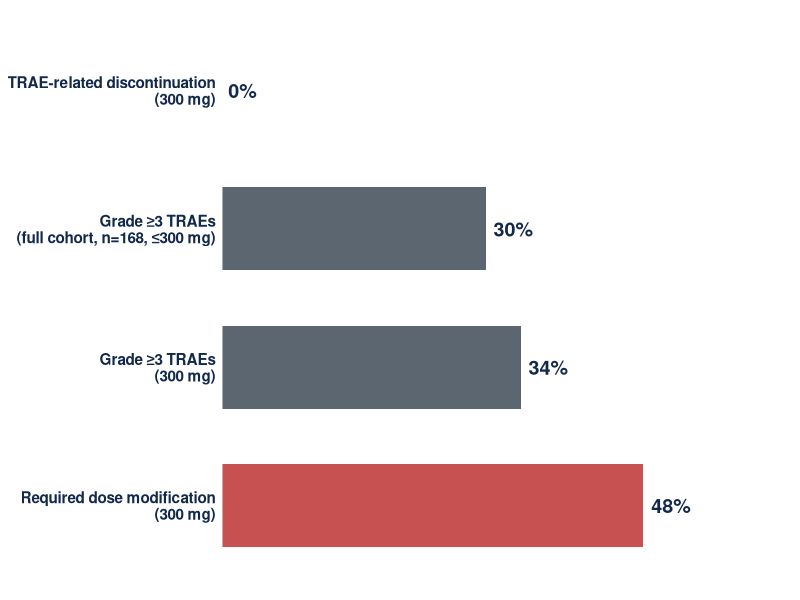
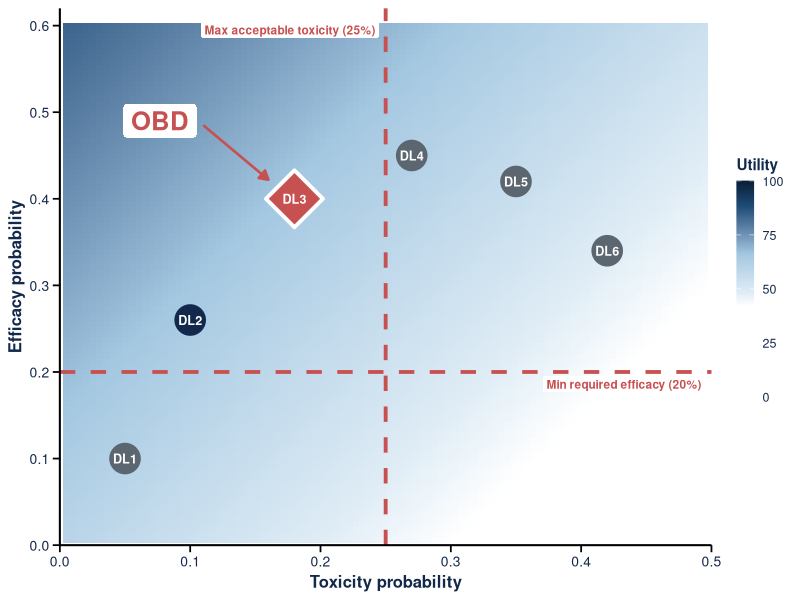
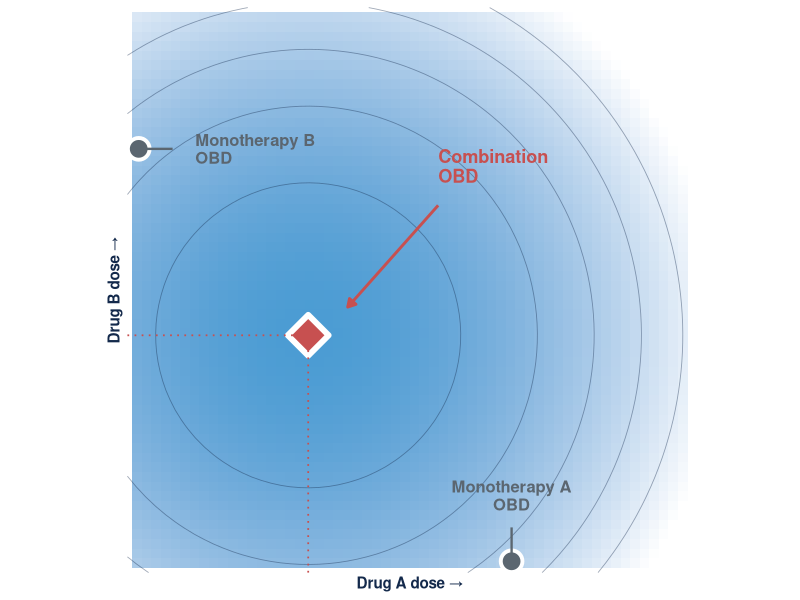
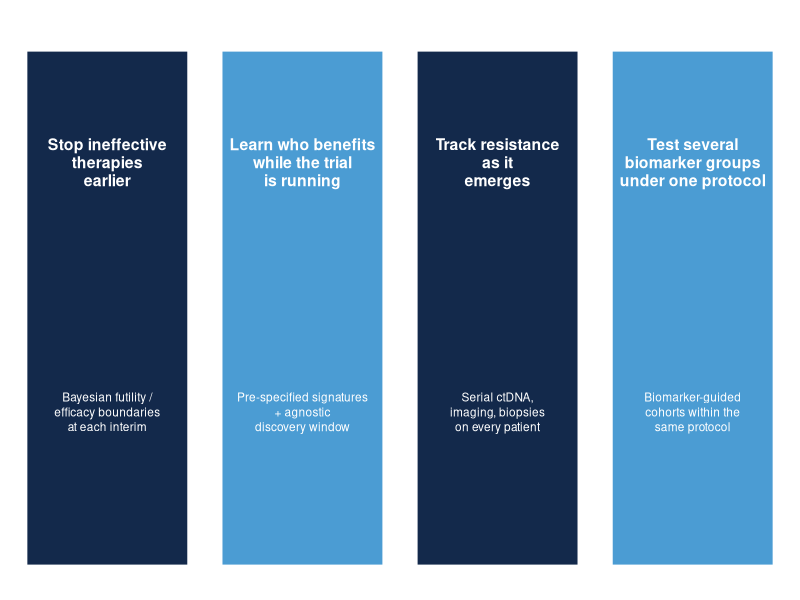
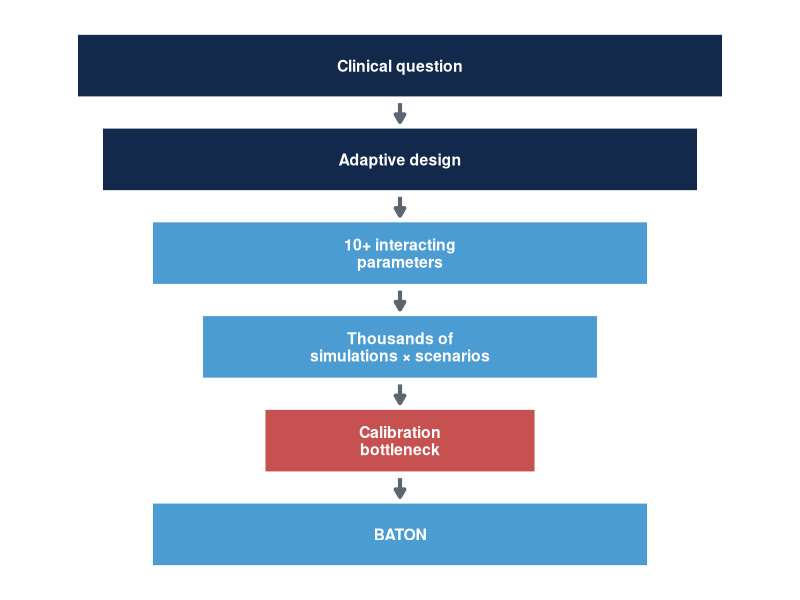
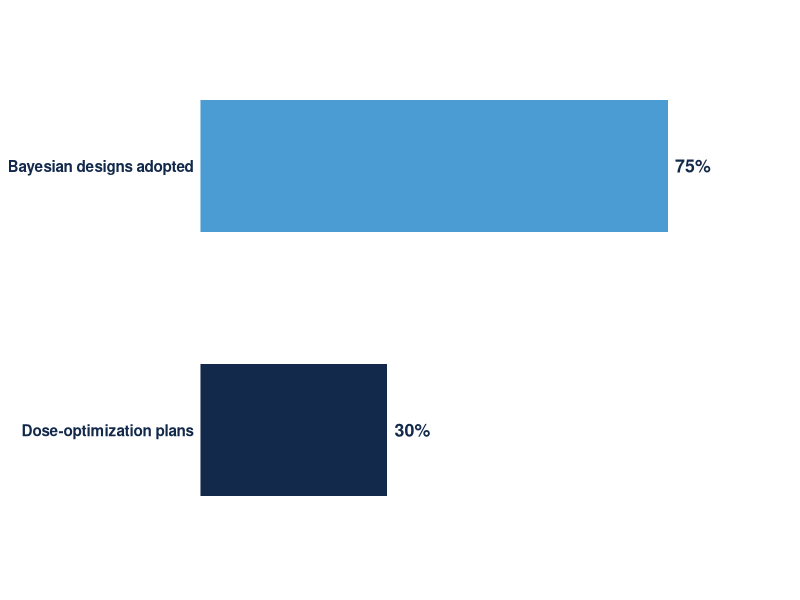
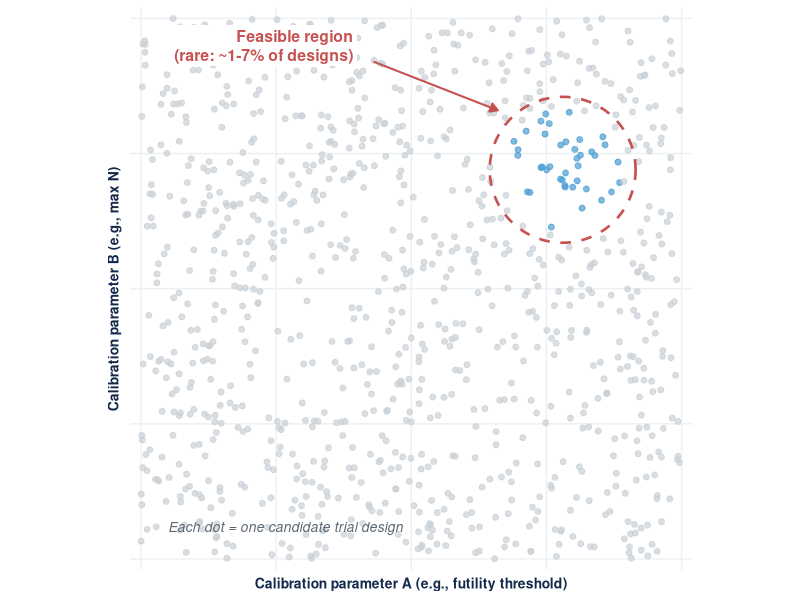
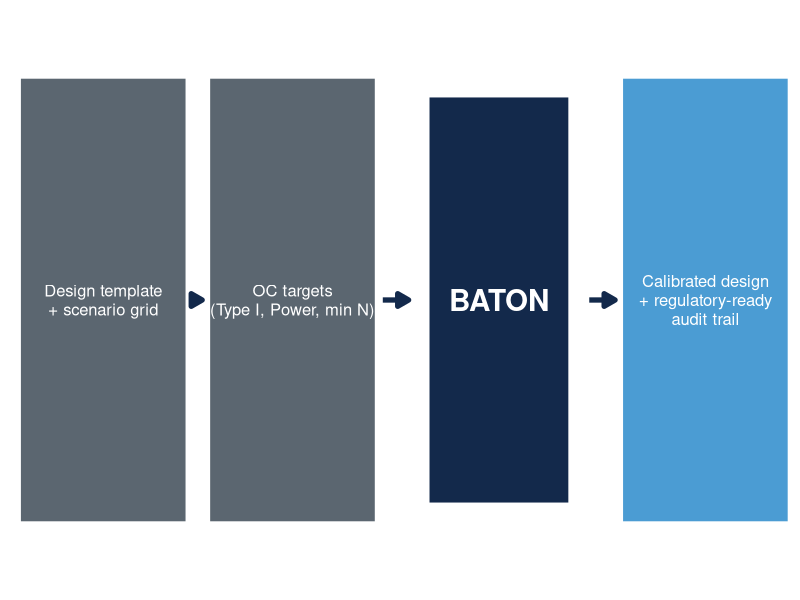

Recreate these plots in R, in order.
## ---- chunk 1
#| label: setup
#| include: false
library(ggplot2)
library(gridExtra)
set.seed(2025)
## ---- chunk 2
#| fig.height: 3.0
#| fig.width: 9
#| fig.align: center
#| fig.alt: "Horizontal bar chart of daraxonrasib monotherapy tolerability (RMC-6236-001 PDAC cohort): 0% TRAE-related discontinuation at 300 mg; 30% Grade ≥3 TRAEs in the full cohort (n=168, doses ≤300 mg); 34% Grade ≥3 TRAEs at 300 mg; 48% required dose modification at 300 mg."
library(ggplot2)
toxdata <- data.frame(
  metric = factor(c("TRAE-related discontinuation\n(300 mg)",
                    "Grade ≥3 TRAEs\n(full cohort, n=168, ≤300 mg)",
                    "Grade ≥3 TRAEs\n(300 mg)",
                    "Required dose modification\n(300 mg)"),
                  levels = c("Required dose modification\n(300 mg)",
                             "Grade ≥3 TRAEs\n(300 mg)",
                             "Grade ≥3 TRAEs\n(full cohort, n=168, ≤300 mg)",
                             "TRAE-related discontinuation\n(300 mg)")),
  pct = c(0, 30, 34, 48),
  fill = c("#4B9CD3", "#5B6670", "#5B6670", "#C75050")
)
ggplot(toxdata, aes(x = metric, y = pct, fill = fill)) +
  geom_col(width = 0.6) +
  geom_text(aes(label = paste0(pct, "%")),
            hjust = -0.2, size = 5, fontface = "bold", color = "#13294B") +
  scale_fill_identity() +
  scale_y_continuous(limits = c(0, 65), expand = c(0, 0)) +
  coord_flip() +
  labs(x = NULL, y = NULL) +
  theme_minimal(base_size = 11) +
  theme(panel.grid = element_blank(),
        axis.text.x = element_blank(),
        axis.ticks = element_blank(),
        axis.text.y = element_text(face = "bold", color = "#13294B", size = 11))
## ---- chunk 3
#| fig.height: 5.4
#| fig.width: 6.6
#| fig.align: center
#| fig.alt: "U-BOIN utility surface: toxicity probability (x-axis, 0-0.5) vs efficacy probability (y-axis, 0-0.6). Background heatmap shades utility across the plotted region from ~30 at the lower-right (high toxicity, low efficacy) to ~84 at the upper-left (low toxicity, high efficacy); the legend extends 0-100 to anchor the full elicited utility range. Red dashed lines mark admissibility cutoffs (max acceptable toxicity 25%, min required efficacy 20%). Six dose levels DL1-DL6 plotted as points; admissible doses are navy, inadmissible doses are gray, and the OBD (admissible dose with highest utility) is highlighted as a red diamond with an OBD label and leader arrow to the northwest."
library(ggplot2)

# Elicited utilities (per U-BOIN framework, Zhou 2019)
u_no_no   <- 60    # no response, no DLT
u_yes_no  <- 100   # response, no DLT  <- best
u_no_yes  <- 0     # no response, DLT  <- worst
u_yes_yes <- 40    # response, DLT

# Utility surface u(tox_prob, eff_prob) under outcome independence
util_fn <- function(tox, eff) {
  (1 - eff) * (1 - tox) * u_no_no +
  eff * (1 - tox) * u_yes_no +
  (1 - eff) * tox * u_no_yes +
  eff * tox * u_yes_yes
}

tox_seq <- seq(0, 0.5, length = 100)
eff_seq <- seq(0, 0.6, length = 100)
util_grid <- expand.grid(tox = tox_seq, eff = eff_seq)
util_grid$utility <- util_fn(util_grid$tox, util_grid$eff)

# Candidate dose levels
doses <- data.frame(
  dl  = c("DL1", "DL2", "DL3", "DL4", "DL5", "DL6"),
  tox = c(0.05, 0.10, 0.18, 0.27, 0.35, 0.42),
  eff = c(0.10, 0.26, 0.40, 0.45, 0.42, 0.34)
)
tox_max <- 0.25
eff_min <- 0.20
doses$admissible <- doses$tox <= tox_max & doses$eff >= eff_min
doses$utility    <- util_fn(doses$tox, doses$eff)
doses$is_obd     <- FALSE
if (any(doses$admissible)) {
  doses$is_obd[ which(doses$admissible)[which.max(doses$utility[doses$admissible])] ] <- TRUE
}

obd_x <- doses$tox[doses$is_obd]
obd_y <- doses$eff[doses$is_obd]

ggplot() +
  geom_tile(data = util_grid, aes(x = tox, y = eff, fill = utility)) +
  scale_fill_gradientn(
    colors  = c("#FFFFFF", "#FFFFFF", "#E0EDF6", "#A4C8E1", "#1F4E79", "#0A1F38"),
    values  = c(0.00, 0.42, 0.48, 0.66, 0.88, 1.00),
    name    = "Utility",
    limits  = c(0, 100), breaks = c(0, 25, 50, 75, 100)
  ) +
  # Admissibility lines
  geom_vline(xintercept = tox_max, color = "#C75050",
             linewidth = 1.3, linetype = "dashed") +
  geom_hline(yintercept = eff_min, color = "#C75050",
             linewidth = 1.3, linetype = "dashed") +
  annotate("label", x = tox_max - 0.005, y = 0.595,
           label = "Max acceptable toxicity (25%)",
           color = "#C75050", hjust = 1, fontface = "bold",
           size = 3.0, label.size = 0, fill = "#FFFFFF") +
  annotate("label", x = 0.495, y = eff_min - 0.005,
           label = "Min required efficacy (20%)",
           color = "#C75050", hjust = 1, vjust = 1, fontface = "bold",
           size = 3.0, label.size = 0, fill = "#FFFFFF") +
  # Non-OBD dose points
  geom_point(data = doses[!doses$is_obd, ],
             aes(x = tox, y = eff, color = admissible),
             shape = 19, size = 10) +
  scale_color_manual(values = c("TRUE" = "#13294B", "FALSE" = "#5B6670"),
                     guide = "none") +
  # OBD diamond
  geom_point(data = doses[doses$is_obd, ],
             aes(x = tox, y = eff),
             shape = 23, fill = "#C75050", color = "white",
             size = 14, stroke = 2) +
  # Dose-level labels inside each point
  geom_text(data = doses, aes(x = tox, y = eff, label = dl),
            color = "white", size = 3.2, fontface = "bold") +
  # OBD leader arrow + label, NW of DL3 (away from DL4)
  annotate("segment",
           x = obd_x - 0.07, y = obd_y + 0.085,
           xend = obd_x - 0.02, yend = obd_y + 0.022,
           color = "#C75050", linewidth = 0.9,
           arrow = arrow(length = unit(0.25, "cm"), type = "closed")) +
  annotate("label",
           x = obd_x - 0.075, y = obd_y + 0.090,
           label = "OBD", color = "#C75050",
           size = 6.5, fontface = "bold", hjust = 1,
           label.size = 0, fill = "#FFFFFF") +
  labs(x = "Toxicity probability",
       y = "Efficacy probability") +
  scale_x_continuous(limits = c(0, 0.5), expand = c(0, 0),
                     breaks = seq(0, 0.5, by = 0.1)) +
  scale_y_continuous(limits = c(0, 0.62), expand = c(0, 0),
                     breaks = seq(0, 0.6, by = 0.1)) +
  theme_minimal(base_size = 12) +
  theme(panel.grid = element_blank(),
        # Solid black axes + prominent tick marks
        axis.line = element_line(color = "#000000", linewidth = 0.7),
        axis.ticks = element_line(color = "#000000", linewidth = 0.6),
        axis.ticks.length = unit(0.18, "cm"),
        axis.title = element_text(face = "bold", color = "#13294B", size = 12),
        axis.text = element_text(color = "#13294B", size = 10),
        legend.position = "right",
        legend.title = element_text(face = "bold", color = "#13294B", size = 11),
        legend.text = element_text(color = "#13294B", size = 9),
        legend.key.height = unit(1.1, "cm"),
        legend.key.width = unit(0.45, "cm"))
## ---- chunk 4
#| fig.height: 4.4
#| fig.width: 5.6
#| fig.align: center
library(ggplot2)
n <- 60
grid <- expand.grid(A = seq(0, 1, length = n), B = seq(0, 1, length = n))
grid$eff <- pmax(0, 0.85 - 1.6 * ((grid$A - 0.32)^2 + (grid$B - 0.42)^2))
mono_A <- data.frame(A = 0.68, B = 0.02, lab = "Monotherapy A\nOBD")
mono_B <- data.frame(A = 0.02, B = 0.75, lab = "Monotherapy B\nOBD")
combo  <- data.frame(A = 0.32, B = 0.42, lab = "Combination\nOBD")

ggplot() +
  geom_tile(data = grid, aes(x = A, y = B, fill = eff)) +
  scale_fill_gradient(low = "#FFFFFF", high = "#4B9CD3", guide = "none") +
  geom_contour(data = grid, aes(x = A, y = B, z = eff),
               color = "#13294B", linewidth = 0.3, alpha = 0.4, bins = 6) +
  # mono A on x-axis
  geom_point(data = mono_A, aes(x = A, y = B), shape = 21, fill = "#5B6670",
             color = "white", size = 6, stroke = 2) +
  geom_segment(aes(x = 0.68, xend = 0.68, y = 0.08, yend = 0.02),
               arrow = arrow(length = unit(0.18, "cm"), type = "closed"),
               color = "#5B6670", linewidth = 0.8) +
  geom_text(data = mono_A, aes(x = A, y = B + 0.09, label = lab),
            color = "#5B6670", size = 4.2, hjust = 0.5, vjust = 0,
            fontface = "bold", lineheight = 0.9) +
  # mono B on y-axis
  geom_point(data = mono_B, aes(x = A, y = B), shape = 21, fill = "#5B6670",
             color = "white", size = 6, stroke = 2) +
  geom_segment(aes(x = 0.08, xend = 0.02, y = 0.75, yend = 0.75),
               arrow = arrow(length = unit(0.18, "cm"), type = "closed"),
               color = "#5B6670", linewidth = 0.8) +
  geom_text(data = mono_B, aes(x = A + 0.10, y = B, label = lab),
            color = "#5B6670", size = 4.2, hjust = 0, vjust = 0.5,
            fontface = "bold", lineheight = 0.9) +
  # combination optimum
  geom_point(data = combo, aes(x = A, y = B), shape = 23, fill = "#C75050",
             color = "white", size = 9, stroke = 3) +
  geom_segment(aes(x = 0.55, xend = 0.39, y = 0.65, yend = 0.47),
               arrow = arrow(length = unit(0.22, "cm"), type = "closed"),
               color = "#C75050", linewidth = 1) +
  geom_text(aes(x = 0.55, y = 0.69, label = "Combination\nOBD"),
            color = "#C75050", size = 4.6, hjust = 0, vjust = 0,
            fontface = "bold", lineheight = 0.9) +
  # dotted projections from combo optimum to axes
  geom_segment(aes(x = 0.32, xend = 0.32, y = 0, yend = 0.42),
               color = "#C75050", linetype = "dotted", linewidth = 0.6) +
  geom_segment(aes(x = 0, xend = 0.32, y = 0.42, yend = 0.42),
               color = "#C75050", linetype = "dotted", linewidth = 0.6) +
  labs(x = "Drug A dose →", y = "Drug B dose →") +
  scale_x_continuous(limits = c(0, 1), breaks = NULL, expand = c(0, 0)) +
  scale_y_continuous(limits = c(0, 1), breaks = NULL, expand = c(0, 0)) +
  coord_fixed(clip = "off") +
  theme_minimal(base_size = 11) +
  theme(panel.grid = element_blank(),
        axis.title.x = element_text(face = "bold", color = "#13294B", size = 11),
        axis.title.y = element_text(face = "bold", color = "#13294B", size = 11))
## ---- chunk 5
#| fig.height: 3.0
#| fig.width: 10
#| fig.align: center
library(ggplot2)
pillars <- data.frame(
  x = c(1, 2, 3, 4),
  y = rep(1, 4),
  header = c("Stop ineffective\ntherapies\nearlier",
             "Learn who benefits\nwhile the trial\nis running",
             "Track resistance\nas it\nemerges",
             "Test several\nbiomarker groups\nunder one protocol"),
  detail = c("Bayesian futility /\nefficacy boundaries\nat each interim",
             "Pre-specified signatures\n+ agnostic\ndiscovery window",
             "Serial ctDNA,\nimaging, biopsies\non every patient",
             "Biomarker-guided\ncohorts within the\nsame protocol"),
  fill = c("#13294B", "#4B9CD3", "#13294B", "#4B9CD3")
)
ggplot() +
  geom_tile(data = pillars, aes(x = x, y = y, fill = fill),
            width = 0.85, height = 1.6, color = "white", linewidth = 2) +
  scale_fill_identity() +
  geom_text(data = pillars, aes(x = x, y = y + 0.45, label = header),
            color = "white", size = 4.0, fontface = "bold", lineheight = 0.95) +
  geom_text(data = pillars, aes(x = x, y = y - 0.32, label = detail),
            color = "white", size = 3.0, lineheight = 1.05) +
  scale_x_continuous(limits = c(0.45, 4.55), expand = c(0, 0)) +
  scale_y_continuous(limits = c(0.1, 1.95), expand = c(0, 0)) +
  theme_void()
## ---- chunk 6
#| fig.height: 3.6
#| fig.width: 4.2
#| fig.align: center
library(ggplot2)
funnel <- data.frame(
  y = 6:1,
  x = rep(1, 6),
  label = c("Clinical question",
            "Adaptive design",
            "10+ interacting\nparameters",
            "Thousands of\nsimulations × scenarios",
            "Calibration\nbottleneck",
            "BATON"),
  fill = c("#13294B", "#13294B", "#4B9CD3", "#4B9CD3", "#C75050", "#4B9CD3"),
  width = c(2.6, 2.4, 2.0, 1.6, 1.1, 2.0)
)
ggplot() +
  geom_tile(data = funnel, aes(x = x, y = y, fill = fill, width = width),
            height = 0.72, color = "white", linewidth = 2) +
  scale_fill_identity() +
  geom_text(data = funnel, aes(x = x, y = y, label = label),
            color = "white", size = 4.0, fontface = "bold", lineheight = 0.92) +
  geom_segment(data = data.frame(x = 1, xend = 1, y = 6:2 - 0.4, yend = 5:1 + 0.4),
               aes(x = x, xend = xend, y = y, yend = yend),
               arrow = arrow(length = unit(0.22, "cm"), type = "closed"),
               color = "#5B6670", linewidth = 1.4) +
  scale_x_continuous(limits = c(-0.6, 2.6), expand = c(0, 0)) +
  scale_y_continuous(limits = c(0.3, 6.7), expand = c(0, 0)) +
  theme_void()
## ---- chunk 7
#| fig.height: 1.4
#| fig.width: 5.6
#| fig.align: center
library(ggplot2)
adopt <- data.frame(
  metric = factor(c("Bayesian designs adopted", "Dose-optimization plans"),
                  levels = c("Dose-optimization plans", "Bayesian designs adopted")),
  pct = c(75, 30),
  fill = c("#4B9CD3", "#13294B")
)
ggplot(adopt, aes(x = metric, y = pct, fill = fill)) +
  geom_col(width = 0.5) +
  geom_text(aes(label = paste0(pct, "%")),
            hjust = -0.2, size = 4.5, fontface = "bold", color = "#13294B") +
  scale_fill_identity() +
  scale_y_continuous(limits = c(0, 95), expand = c(0, 0)) +
  coord_flip() +
  labs(x = NULL, y = NULL) +
  theme_minimal(base_size = 11) +
  theme(panel.grid = element_blank(),
        axis.text.x = element_blank(),
        axis.ticks = element_blank(),
        axis.text.y = element_text(face = "bold", color = "#13294B", size = 11))
## ---- chunk 8
#| fig.height: 4.0
#| fig.width: 9
#| fig.align: center
#| fig.alt: "Scatter plot of about a thousand candidate trial designs across two calibration parameters. The vast majority are gray (failing one or more of the four operating-characteristic constraints). A small cluster near the upper-right is highlighted in blue, representing the rare designs that satisfy FDA compliance, minimize patients, stop bad early, and accelerate good simultaneously. A red label flags this region as the feasible region (about 1 to 7 percent of designs)."
library(ggplot2)
set.seed(42)
n <- 1000
df <- data.frame(
  x = runif(n, 0, 1),
  y = runif(n, 0, 1)
)
df$d2 <- (df$x - 0.78)^2 + (df$y - 0.72)^2
df$ok <- df$d2 < 0.012
df$cls <- ifelse(df$ok, "feasible", "infeasible")

ggplot(df, aes(x = x, y = y, color = cls)) +
  geom_point(size = 1.7, alpha = 0.7) +
  scale_color_manual(values = c("feasible" = "#4B9CD3", "infeasible" = "#C8D0D6"),
                     guide = "none") +
  annotate("path",
           x = 0.78 + 0.135 * cos(seq(0, 2 * pi, length.out = 80)),
           y = 0.72 + 0.135 * sin(seq(0, 2 * pi, length.out = 80)),
           color = "#C75050", linewidth = 0.9, linetype = "dashed") +
  annotate("segment", x = 0.43, xend = 0.66, y = 0.92, yend = 0.83,
           arrow = arrow(length = unit(0.22, "cm"), type = "closed"),
           color = "#C75050", linewidth = 0.7) +
  annotate("label", x = 0.40, y = 0.95,
           label = "Feasible region\n(rare: ~1-7% of designs)",
           color = "#C75050", fontface = "bold", size = 4.0,
           hjust = 1, fill = "#FFFFFF", label.size = 0, lineheight = 1.0) +
  annotate("text", x = 0.05, y = 0.05, hjust = 0, vjust = 0,
           label = "Each dot = one candidate trial design",
           color = "#5B6670", fontface = "italic", size = 3.5) +
  coord_fixed() +
  scale_x_continuous("Calibration parameter A (e.g., futility threshold)",
                     limits = c(0, 1), expand = c(0.01, 0.01)) +
  scale_y_continuous("Calibration parameter B (e.g., max N)",
                     limits = c(0, 1), expand = c(0.01, 0.01)) +
  theme_minimal(base_size = 11) +
  theme(panel.grid.minor = element_blank(),
        panel.grid.major = element_line(color = "#EDF0F2"),
        axis.title = element_text(color = "#13294B", face = "bold", size = 10),
        axis.text = element_blank(),
        axis.ticks = element_blank())
## ---- chunk 9
#| fig.height: 3.6
#| fig.width: 11
#| fig.align: center
library(ggplot2)
flow <- data.frame(
  x = c(0.8, 3.0, 5.4, 7.8),
  y = rep(1, 4),
  label = c("Design template\n+ scenario grid",
            "OC targets\n(Type I, Power, min N)",
            "BATON",
            "Calibrated design\n+ regulatory-ready\naudit trail"),
  fill = c("#5B6670", "#5B6670", "#13294B", "#4B9CD3"),
  is_baton = c(FALSE, FALSE, TRUE, FALSE)
)
ggplot() +
  geom_tile(data = flow, aes(x = x, y = y, fill = fill,
                              width = ifelse(is_baton, 1.7, 2.0),
                              height = ifelse(is_baton, 1.1, 1.2)),
            color = "white", linewidth = 2.5) +
  scale_fill_identity() +
  geom_text(data = flow, aes(x = x, y = y, label = label),
            color = "white", size = ifelse(flow$is_baton, 7.5, 4.2),
            fontface = ifelse(flow$is_baton, "bold", "plain"),
            lineheight = 0.95) +
  geom_segment(data = data.frame(x = c(0.8, 3.0, 5.4) + 1.05,
                                  xend = c(3.0, 5.4, 7.8) - 1.05,
                                  y = rep(1, 3), yend = rep(1, 3)),
               aes(x = x, xend = xend, y = y, yend = yend),
               arrow = arrow(length = unit(0.32, "cm"), type = "closed"),
               color = "#13294B", linewidth = 1.8) +
  scale_x_continuous(limits = c(-0.4, 8.9), expand = c(0, 0)) +
  scale_y_continuous(limits = c(0.2, 1.8), expand = c(0, 0)) +
  theme_void()
## ---- chunk 10
#| fig.height: 3.4
#| fig.width: 11
#| fig.align: center
#| fig.alt: "Two-panel scatter comparing search strategies. Left panel (grid search): about 200 evenly-spaced gray dots on a lattice across the design space, with only 2-3 dots happening to land in the small red-dashed feasible region in the upper-right. Right panel (BATON): about 30 dots, the early ones spread out and the later ones clustering tightly inside the feasible region as the model learns where the feasible designs are."
library(ggplot2)
library(gridExtra)
set.seed(7)

# Shared landscape: feasible region as a small disk in upper-right
cx <- 0.78; cy <- 0.72; rad <- 0.13

# Grid panel: even lattice, many points, few feasible
grid_pts <- expand.grid(x = seq(0.05, 0.95, length.out = 15),
                        y = seq(0.05, 0.95, length.out = 15))
grid_pts$d <- sqrt((grid_pts$x - cx)^2 + (grid_pts$y - cy)^2)
grid_pts$ok <- grid_pts$d < rad

# BATON panel: simulated trajectory — exploration → exploitation
n_baton <- 30
baton_x <- c(runif(8, 0.05, 0.95))
baton_y <- c(runif(8, 0.05, 0.95))
for (i in 9:n_baton) {
  # converging toward feasible region
  baton_x <- c(baton_x, cx + rnorm(1, 0, rad * 0.7) * (1 - (i - 8) / (n_baton - 8) * 0.6))
  baton_y <- c(baton_y, cy + rnorm(1, 0, rad * 0.7) * (1 - (i - 8) / (n_baton - 8) * 0.6))
}
baton_pts <- data.frame(x = baton_x, y = baton_y, ord = 1:n_baton)
baton_pts$d <- sqrt((baton_pts$x - cx)^2 + (baton_pts$y - cy)^2)
baton_pts$ok <- baton_pts$d < rad

feasible_ring <- data.frame(
  th = seq(0, 2 * pi, length.out = 100)
)
feasible_ring$x <- cx + rad * cos(feasible_ring$th)
feasible_ring$y <- cy + rad * sin(feasible_ring$th)

p_grid <- ggplot() +
  geom_path(data = feasible_ring, aes(x = x, y = y),
            color = "#C75050", linewidth = 0.8, linetype = "dashed") +
  geom_point(data = grid_pts,
             aes(x = x, y = y, color = ok),
             size = 1.6, alpha = 0.85) +
  scale_color_manual(values = c("TRUE" = "#4B9CD3", "FALSE" = "#C8D0D6"),
                     guide = "none") +
  coord_fixed() +
  scale_x_continuous(limits = c(0, 1), expand = c(0.01, 0.01)) +
  scale_y_continuous(limits = c(0, 1), expand = c(0.01, 0.01)) +
  labs(title = "Grid search",
       subtitle = "~225 designs on a lattice; most wasted") +
  theme_minimal(base_size = 11) +
  theme(panel.grid = element_blank(),
        plot.title = element_text(hjust = 0.5, face = "bold",
                                  color = "#13294B", size = 13),
        plot.subtitle = element_text(hjust = 0.5, color = "#5B6670",
                                     size = 10),
        axis.title = element_blank(), axis.text = element_blank(),
        axis.ticks = element_blank())

p_baton <- ggplot() +
  geom_path(data = feasible_ring, aes(x = x, y = y),
            color = "#C75050", linewidth = 0.8, linetype = "dashed") +
  geom_point(data = baton_pts,
             aes(x = x, y = y, color = ord),
             size = 2.2, alpha = 0.9) +
  scale_color_gradient(low = "#C8D0D6", high = "#13294B", guide = "none") +
  coord_fixed() +
  scale_x_continuous(limits = c(0, 1), expand = c(0.01, 0.01)) +
  scale_y_continuous(limits = c(0, 1), expand = c(0.01, 0.01)) +
  labs(title = "BATON search",
       subtitle = "~30 designs, model-guided; focuses on feasible") +
  theme_minimal(base_size = 11) +
  theme(panel.grid = element_blank(),
        plot.title = element_text(hjust = 0.5, face = "bold",
                                  color = "#4B9CD3", size = 13),
        plot.subtitle = element_text(hjust = 0.5, color = "#5B6670",
                                     size = 10),
        axis.title = element_blank(), axis.text = element_blank(),
        axis.ticks = element_blank())

grid.arrange(p_grid, p_baton, ncol = 2)
## ---- chunk 11
#| fig.height: 4.4
#| fig.width: 10
#| fig.align: center
#| fig.alt: "Four-box layout echoing the calibration-challenge slide, now showing the BATON-calibrated design's achieved values for PANGEA Phase II. Box 1: FDA compliance checkmark, Type I 7.0% (target ≤10%) and Power 82.2% (target ≥80%). Box 2: Minimize patients checkmark, ~23 spared, avg N 53 vs Max N 76. Box 3: Stop bad early checkmark, 78% futility stop when drug inactive. Box 4: Accelerate good checkmark, 81% efficacy stop when drug active."
library(ggplot2)
delivered <- data.frame(
  x = c(1, 2, 1, 2),
  y = c(2, 2, 1, 1),
  header = c("1. FDA compliance  ✓",
             "2. Minimize patients  ✓",
             "3. Stop bad early  ✓",
             "4. Accelerate good  ✓"),
  detail = c("Type I 7.0% (target ≤10%)\nPower 82.2% (target ≥80%)",
             "~23 patients spared\n(avg N 53 vs Max N 76)",
             "78% early futility stop\nwhen drug is inactive",
             "81% early efficacy stop\nwhen drug works"),
  fill = c("#13294B", "#4B9CD3", "#4B9CD3", "#13294B")
)
ggplot() +
  geom_tile(data = delivered, aes(x = x, y = y, fill = fill),
            width = 0.92, height = 0.85, color = "white", linewidth = 2) +
  scale_fill_identity() +
  geom_text(data = delivered, aes(x = x, y = y + 0.26, label = header),
            color = "white", size = 5.2, fontface = "bold") +
  geom_text(data = delivered, aes(x = x, y = y - 0.13, label = detail),
            color = "white", size = 3.8, lineheight = 1.0) +
  coord_fixed(ratio = 0.6) +
  scale_x_continuous(limits = c(0.4, 2.6), expand = c(0, 0)) +
  scale_y_continuous(limits = c(0.4, 2.6), expand = c(0, 0)) +
  theme_void()
## ---- chunk 12
#| fig.height: 2.8
#| fig.width: 9
#| fig.align: center
library(ggplot2)
gi <- data.frame(
  x = c(1, 2, 1, 2),
  y = c(2, 2, 1, 1),
  header = c("PDAC", "CRC",
             "Basket / umbrella", "Robust calibration"),
  detail = c("RAS-backbone\ncombinations\nOBD selection",
             "Joint-surface\nnovel-novel\ndoublets",
             "Biomarker-stratified\nsubtrials\nshared decision rules",
             "Designs robust to\nuncertain trial\nassumptions"),
  fill = c("#13294B", "#4B9CD3", "#4B9CD3", "#13294B")
)
ggplot() +
  geom_tile(data = gi, aes(x = x, y = y, fill = fill),
            width = 0.92, height = 0.85, color = "white", linewidth = 2) +
  scale_fill_identity() +
  geom_text(data = gi, aes(x = x, y = y + 0.25, label = header),
            color = "white", size = 4.8, fontface = "bold") +
  geom_text(data = gi, aes(x = x, y = y - 0.10, label = detail),
            color = "white", size = 3.4, lineheight = 1.0) +
  coord_fixed(ratio = 0.55) +
  scale_x_continuous(limits = c(0.4, 2.6), expand = c(0, 0)) +
  scale_y_continuous(limits = c(0.4, 2.6), expand = c(0, 0)) +
  theme_void()
